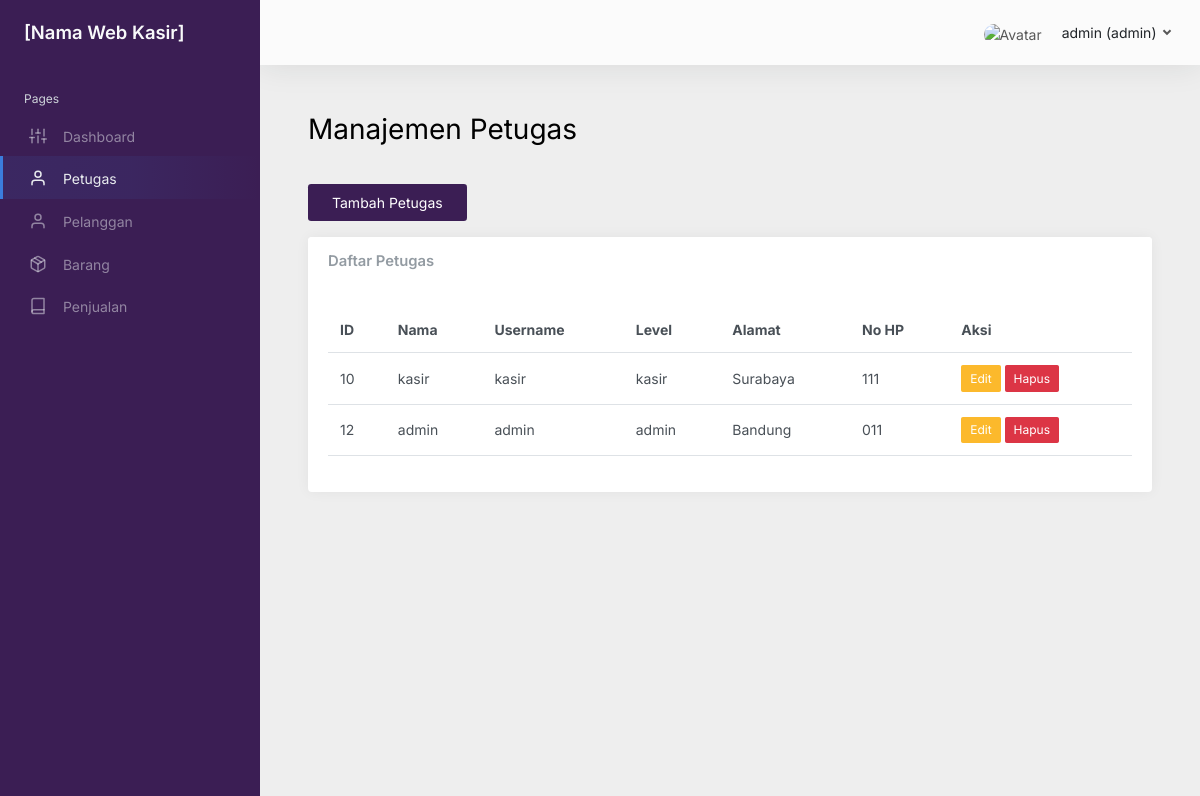
Screenshot of /petugas.php (signed in) with the database file from the repository.
### tables this page shows
CREATE TABLE `petugas` (
  `id_petugas` int NOT NULL,
  `nama_petugas` varchar(255) NOT NULL,
  `username` varchar(255) NOT NULL,
  `password` varchar(255) NOT NULL,
  `alamat` varchar(255) DEFAULT NULL,
  `no_hp` varchar(255) DEFAULT NULL,
  `level` enum('admin','kasir') NOT NULL
);

### petugas.php (the view, shortened to what this page needs)
<?php
require 'layouts/header.php';
require './config/conn.php';
$query = "SELECT * FROM petugas";
$result = mysqli_query($conn, $query);
?>
<body>
    <div class="wrapper">
        <?php require './layouts/sidebar.php'; ?>
        <div class="main">
            <?php require './layouts/nav.php'; ?>
            <main class="content">
                <div class="container-fluid p-0">
                    <h1 class="h1 mb-3">Manajemen Petugas</h1>
                    <br>
                    <?php if ($_SESSION['level'] == 'admin') : ?>
                        <a href="tambah_petugas.php" class="btn btn-primary mb-3 px-4 py-2" style="background-color: #3B1E54; border: none;">Tambah Petugas</a>
                    <?php endif ?>
                    <div class="row">
                        <div class="col-12">
                            <div class="card">
                                <div class="card-header">
                                    <h5 class="card-title mb-0">Daftar Petugas</h5>
                                </div>
                                <div class="card-body">
                                    <table class="table table-hover">
                                        <thead>
                                            <tr>
                                                <th>ID</th>
                                                <th>Nama</th>
                                                <th>Username</th>
                                                <th>Level</th>
                                                <th>Alamat</th>
                                                <th>No HP</th>
                                                <?php if ($_SESSION['level'] == 'admin') {
                                                    echo '<th>Aksi</th>';
                                                } ?>
                                            </tr>
                                        </thead>
                                        <tbody>
                                            <?php while ($row = mysqli_fetch_assoc($result)) : ?>
                                                <tr>
                                                    <td><?= htmlspecialchars($row['id_petugas']); ?></td>
                                                    <td><?= htmlspecialchars($row['nama_petugas']); ?></td>
                                                    <td><?= htmlspecialchars($row['username']); ?></td>
                                                    <td><?= htmlspecialchars($row['level']); ?></td>
                                                    <td><?= htmlspecialchars($row['alamat']); ?></td>
                                                    <td><?= htmlspecialchars($row['no_hp']); ?></td>
                                                    <?php if ($_SESSION['level'] == 'admin') : ?>
                                                        <td>
                                                            <a href="edit_petugas.php?id=<?= $row['id_petugas']; ?>" class="btn btn-warning btn-sm">Edit</a>
                                                            <a href="hapus_petugas.php?id=<?= $row['id_petugas']; ?>" class="btn btn-danger btn-sm" onclick="return confirm('Yakin ingin menghapus petugas ini?');">Hapus</a>
                                                        </td>
                                                    <?php endif; ?>
                                                </tr>
                                            <?php endwhile; ?>
                                        </tbody>
                                    </table>
                                </div>
                            </div>
                        </div>
                    </div>
                </div>
            </main>
            <?php require 'layouts/footer.php'; ?>

### layouts/header.php (shortened to what this page needs)
<!DOCTYPE html>
<html lang="en">
<head>
    <link href="css/app.css" rel="stylesheet">
    <link href="css/custom.css" rel="stylesheet">
</head>

### layouts/sidebar.php
<?php
$current_page = basename($_SERVER['PHP_SELF']);
?>
<nav id="sidebar" class="sidebar js-sidebar">
    <div class="sidebar-content js-simplebar" style="background-color: #3B1E54;">
        <a class="sidebar-brand" href="index.php">
            <span class="align-middle">[Nama Web Kasir]</span>
        </a>
        <ul class="sidebar-nav">
            <li class="sidebar-header">
                Pages
            </li>
            <li class="sidebar-item <?= ($current_page == 'index.php') ? 'active' : ''; ?>">
                <a class="sidebar-link" href="index.php" style="background-color: #3B1E54;">
                    <i class="align-middle" data-feather="sliders"></i>
                    <span class="align-middle">Dashboard</span>
                </a>
            </li>
            <li class="sidebar-item <?= ($current_page == 'petugas.php') ? 'active' : ''; ?>">
                <a class="sidebar-link" href="petugas.php" style="background-color: #3B1E54;">
                    <i class="align-middle" data-feather="user"></i>
                    <span class="align-middle">Petugas</span>
                </a>
            </li>
            <li class="sidebar-item <?= ($current_page == 'pelanggan.php') ? 'active' : ''; ?>">
                <a class="sidebar-link" href="pelanggan.php" style="background-color: #3B1E54;">
                    <i class="align-middle" data-feather="user"></i>
                    <span class="align-middle">Pelanggan</span>
                </a>
            </li>
            <li class="sidebar-item <?= ($current_page == 'barang.php') ? 'active' : ''; ?>">
                <a class="sidebar-link" href="barang.php" style="background-color: #3B1E54;">
                    <i class="align-middle" data-feather="package"></i>
                    <span class="align-middle">Barang</span>
                </a>
            </li>
            <li class="sidebar-item <?= ($current_page == 'penjualan.php') ? 'active' : ''; ?>">
                <a class="sidebar-link" href="penjualan.php" style="background-color: #3B1E54;">
                    <i class="align-middle" data-feather="book"></i>
                    <span class="align-middle">Penjualan</span>
                </a>
            </li>
        </ul>
    </div>
</nav>

### layouts/nav.php (shortened to what this page needs)
<nav class="navbar navbar-expand navbar-light navbar-bg" style="background-color:#fbfbfb;">
    <div class="navbar-collapse collapse">
        <ul class="navbar-nav navbar-align">
            <li class="nav-item dropdown">
                <a class="nav-link dropdown-toggle d-none d-sm-inline-block" href="#" data-bs-toggle="dropdown">
                    <img src="img/avatar/female_avatar.png" class="avatar img-fluid rounded-5 me-3" alt="Avatar" />
                    <span class="text-dark">
                        <?php
                        echo $_SESSION['nama_petugas'];
                        echo " (" . $_SESSION['level'] . ")";
                        ?>
                    </span>
                </a>
            </li>
        </ul>
    </div>
</nav>

### layouts/footer.php (shortened to what this page needs)
<footer class="footer" style="background-color: transparent;">
</footer>
</div>
</div>
</body>
</html>

### css/custom.css (style rules this page uses)
main.content { background-color: #EEEEEE; }
div.main { background-color: #EEEEEE; }

### rows the page displays
petugas: id_petugas "10", nama_petugas "kasir", username "kasir", level "kasir", alamat "Surabaya", no_hp "111"
petugas: id_petugas "12", nama_petugas "admin", username "admin", level "admin", alamat "Bandung", no_hp "011"

### other values shown
$_SESSION['nama_petugas'] "admin"
$_SESSION['level'] "admin"
